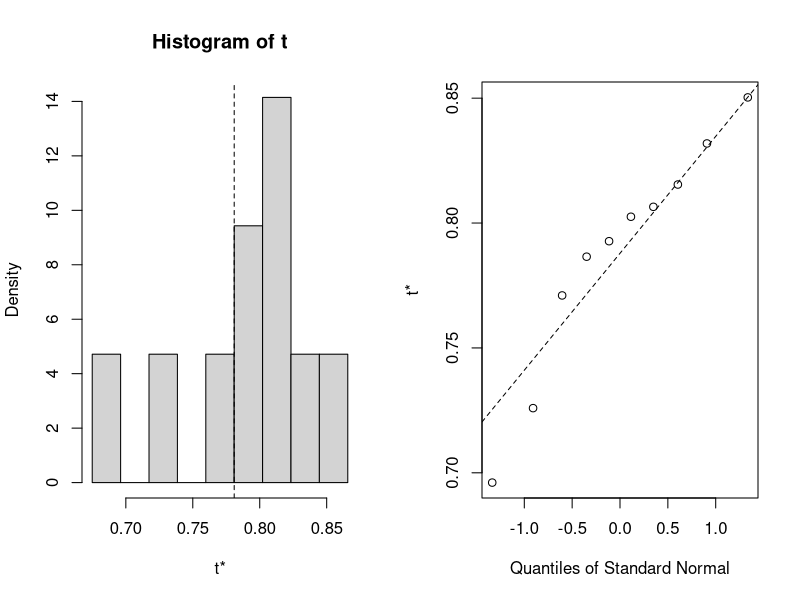

Source code (R): (Note: this script raises an error after producing the figure.)
# Bootstrapping
# http://www.statmethods.net/advstats/bootstrapping.html

# Bootstrapping a Single Statistic (k=1)  ====================
# The following example generates the bootstrapped 95% 
# confidence interval for R-squared in the linear regression
# of miles per gallon (mpg) on car weight (wt) and 
# displacement (disp). The data source is mtcars. The 
# bootstrapped confidence interval is based on 1000 replications.
# Bootstrap 95% CI for R-Squared
library(boot)
# function to obtain R-Squared from the data 
rsq <- function(formula, data, indices) {
  d <- data[indices,] # allows boot to select sample 
  fit <- lm(formula, data=d)
  return(summary(fit)$r.square)
} 
# bootstrapping with 1000 replications 
results <- boot(data=mtcars, statistic=rsq, 
                R=10, formula=mpg~wt+disp)

# view results
results 
str(results)
summary(results)
plot(results)

# get 95% confidence interval 
boot.ci(results, type="bca")